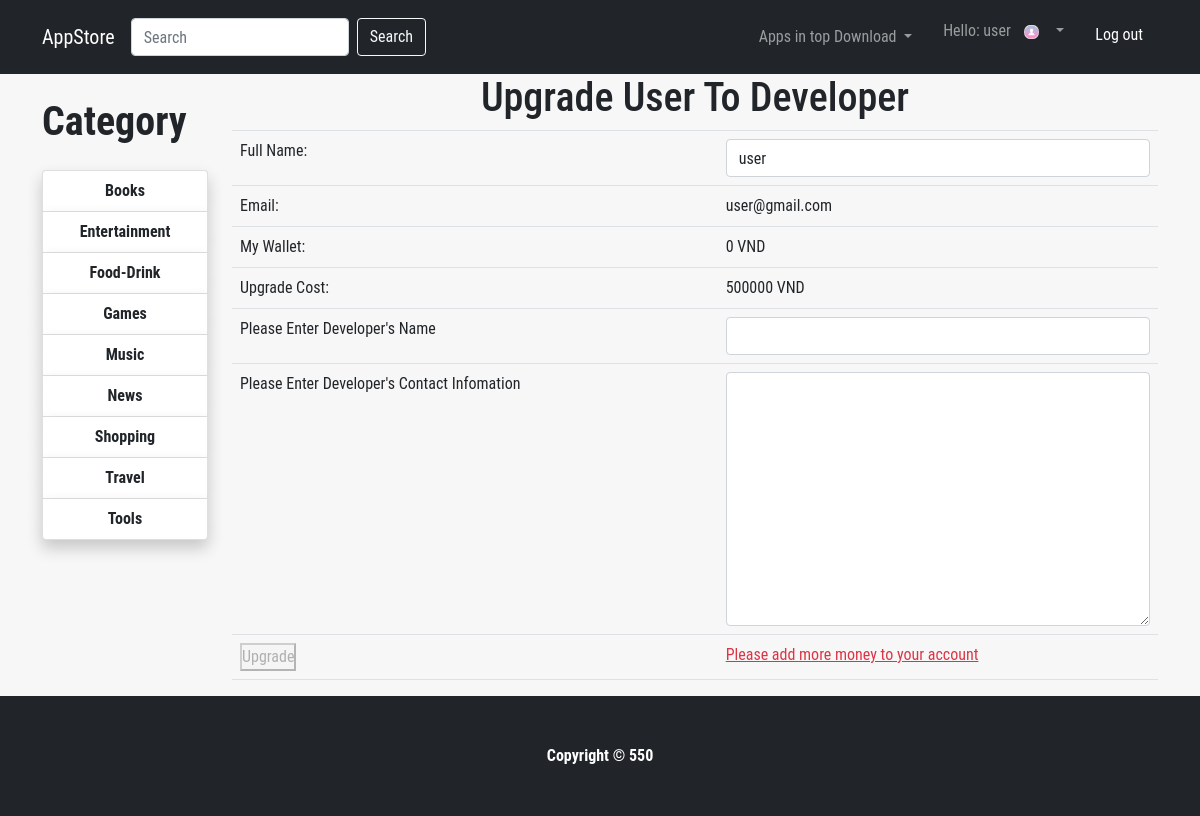
The page /index.php?quanly=Upgrade_Develop&idedit=user@gmail.com (signed in) on the database its author committed.
### tables this page shows
CREATE TABLE `user` (
  `ID` int(11) NOT NULL,
  `FullName` varchar(100) NOT NULL,
  `Email` varchar(100) NOT NULL,
  `Pass` varchar(100) NOT NULL,
  `Level` int(1) NOT NULL DEFAULT 1,
  `Budget` int(11) NOT NULL DEFAULT 0,
  `De_Name` varchar(100) NOT NULL,
  `Contact_Info` text NOT NULL,
  `AVT` varchar(100) NOT NULL DEFAULT 'image/AVT/AVT_Default.png'
);

CREATE TABLE `manage_type` (
  `ID_Type` int(11) NOT NULL,
  `Type_Name` varchar(100) NOT NULL
);

### Pages/Main/Developer.php (the view, shortened to what this page needs)
<?php
    if(isset($_SESSION['Login']))
    {
?>
<?php
if (isset($_GET['idedit'])) {
    $idedit = $_GET['idedit'];
} else {
    $idedit = '';
}
$sql_sua_thongtin = "SELECT * FROM user WHERE Email='$idedit' LIMIT 1";
$query_sua_thongtin = mysqli_query($mysqli, $sql_sua_thongtin);
?>
<table class="table ">
    <h1 class="text-center">Upgrade User To Developer</h1>
    <form method="POST" action="Pages/Main/Upgrade_User_process.php?idedit=<?php echo $idedit ?>">
        <?php
        while ($dong = mysqli_fetch_array($query_sua_thongtin)) {
        ?>
            <tr>
                <td>Full Name:</td>
                <td><input class="form-control" type="text" name="FullName" value="<?php echo $dong['FullName'] ?>"></td>
            </tr>
            <tr>
                <td>Email:</td>
                <td><?php echo $dong['Email'] ?></td>
            </tr>
            <tr>
                <td>My Wallet:</td>
                <td>
                    <?php echo $dong['Budget'] . " " . "VND" ?>
                </td>
            </tr>
            <tr>
                <td>Upgrade Cost:</td>
                <td>
                    500000 VND
                </td>
            </tr>
            <tr>
                <td>Please Enter Developer's Name</td>
                <td><input class="form-control" type="text" name="De_Name" required value=""></td>
            </tr>
            <tr>
                <td>Please Enter Developer's Contact Infomation</td>
                <td><textarea class="form-control" name="Contact_Info" required rows="10"></textarea></td>
            </tr>
            <?php
            if ($dong['Budget'] >= 500000) {
            ?>
                <tr>
                    <td colspan="2">
                        <button class="button" type="submit" name="Upgrade_Develop" value="">
                            Upgrade
                        </button>
                    </td>
                </tr>
            <?php
            } else {
            ?>
                <tr>
                    <td>
                        <button class="button" type="submit" name="Upgrade_Develop" value="" disabled>
                            Upgrade
                        </button>
                    </td>
                    <td><a class="text-danger" href="index.php?quanly=AddMoney&idedit=<?php echo $dong['Email'] ?> "> Please add more money to your account </a></td>
                </tr>
            <?php
            }
            ?>
        <?php
        }
        ?>
    </form>
</table>
<?php
    }
?>

### Pages/header.php (shortened to what this page needs)
<?php
if (isset($_SESSION['Login'])) {
    $Email = $_SESSION['Login'];
    $sql_level = "SELECT * FROM user WHERE Email='$Email' LIMIT 1";
    $query_level = mysqli_query($mysqli, $sql_level);
    $user = mysqli_fetch_array($query_level);
}
?>
<nav class="navbar navbar-expand-lg navbar-dark bg-dark">
    <div class="container">
        <a class="navbar-brand" href="index.php">AppStore</a>
        <div class="search-container">
            <form class="form-inline my-2 my-lg-0" method="POST" action="index.php?quanly=Search">
                <input name="Search_Name" class="form-control mr-sm-2" type="text" placeholder="Search" aria-label="Search">
                <button class="btn btn-outline-light my-2 my-sm-0" name="Search" type="submit">Search</button>
            </form>
        </div>
        <div class="collapse navbar-collapse" id="navbarResponsive">
            <ul class="navbar-nav ml-auto text-center">
                <li class="nav-item dropdown">
                    <a class="nav-link dropdown-toggle" href="#" id="Dropdown1" role="button" data-toggle="dropdown" aria-haspopup="true" aria-expanded="false">
                        Apps in top Download
                    </a>
                </li>
                <?php
                if (!isset($_SESSION['Login'])) {
                ?>
                    <li class="nav-item active">
                        <a class="nav-link" id="login" href="login.php">
                            Login
                            <span class="sr-only">(current)</span>
                        </a>
                    </li>
                    <li class="nav-item active">
                        <a class="nav-link" id="signup" href="signup.php">
                            Sign Up
                            <span class="sr-only">(current)</span>
                        </a>
                    </li>
                <?php
                } else {
                ?>
                    <li class="nav-item dropdown">
                        <a class="nav-link dropdown-toggle" href="#" id="navbarDropdown" role="button" data-toggle="dropdown" aria-haspopup="true" aria-expanded="false">
                            <div class="d-inline">
                                Hello:
                                <?php
                                if (isset($_SESSION['Login'])) {
                                    echo $user['FullName'];
                                }
                                ?>
                                <img id = "ava" style="border-radius:500px" class=" AVT h-25 w-25" src="<?php echo $user['AVT']; ?>" alt="">
                            </div>
                        </a>
                    </li>
                <?php
                }
                ?>
                <?php
                if (isset($_SESSION['Login'])) {
                ?>
                    <li class="nav-item">
                        <a id ="logout"class="nav-link text-white" href="?Log=3">Log out
                        </a>
                    </li>
                <?php
                }
                ?>
            </ul>
        </div>
    </div>
</nav>

### Pages/Sidebar/sidebar.php
<h1 class="my-4 font-weight-bold">Category</h1>
<?php
$sql_Type = "SELECT * FROM manage_type ORDER BY ID_Type ASC";
$query_Type = mysqli_query($mysqli, $sql_Type);
?>
<div class="list-group">
    <?php
    while ($dong = mysqli_fetch_array($query_Type)) {
    ?>
        <a class="list-group-item font-weight-bold" id="listitem" href="index.php?quanly=sidebarlist&idloai=<?php echo $dong['Type_Name'] ?>"><?php echo $dong['Type_Name'] ?></a>
    <?php
    }
    ?>
</div>

### style.css (style rules this page uses)
* { padding: 0px; margin: 0px; box-sizing: border-box; font-family: "Roboto Condensed"; }
body { background-color: #f1f1f18f; }
#listitem { box-shadow: 0 8px 16px 0 #00000033; border: collapse; }
.list-group { text-align: center; }
#ava { max-width: 50px; size: 12px; padding: 9px 10px; }
#Dropdown1 { text-align: center; padding: 17px 15px; }
#logout { padding: 15px 15px; }

### rows shown on the page
user: FullName "user", AVT (placeholder picture), Email "user@gmail.com", Budget "0"
manage_type: Type_Name "Books"
manage_type: Type_Name "Entertainment"
manage_type: Type_Name "Food-Drink"
manage_type: Type_Name "Games"
manage_type: Type_Name "Music"
manage_type: Type_Name "News"
manage_type: Type_Name "Shopping"
manage_type: Type_Name "Travel"
manage_type: Type_Name "Tools"
